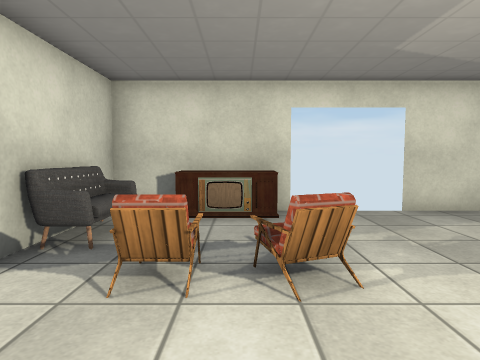
[1] (above)

12 first-person views from a walk through a 3-D level made in the Unity game engine. The camera is 1.2 m above the floor, tilts 4° down and sees 75° across. Doors are open. The floor is counted in squares, 1 m on a side. Each view is taken from the middle of a square. On the plan, view 1 faces up. The plan holds only what a view shows up to about 13 squares ahead; the rest is blank. The player character is not drawn. Some surface patterns are stand-ins.

[2]
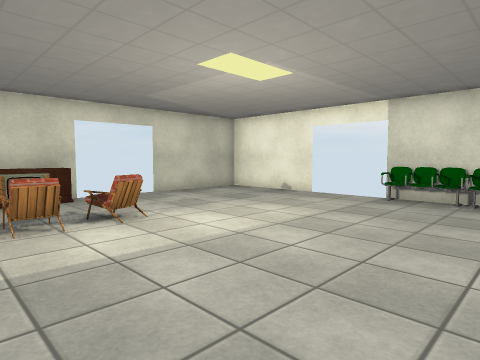

[3]
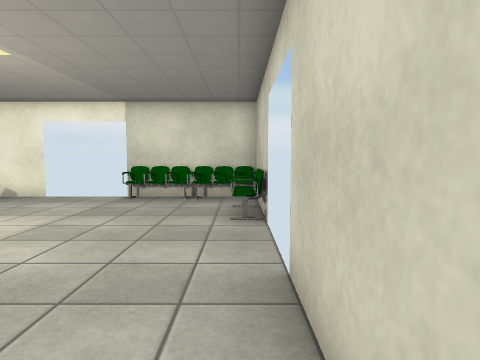

[4]
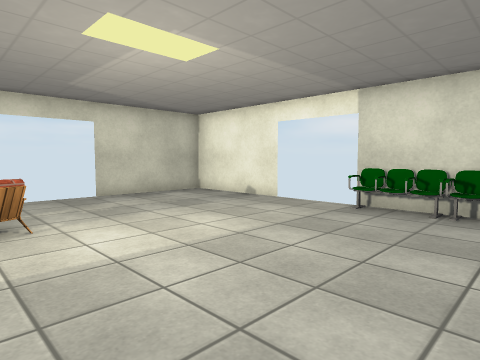

[5]
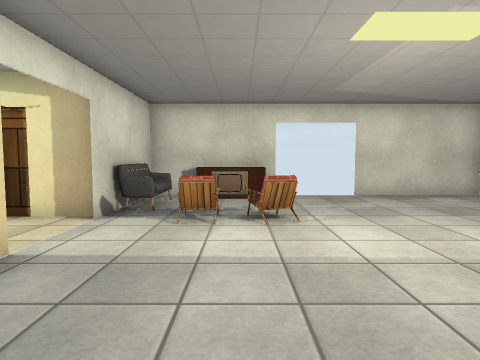

[6]
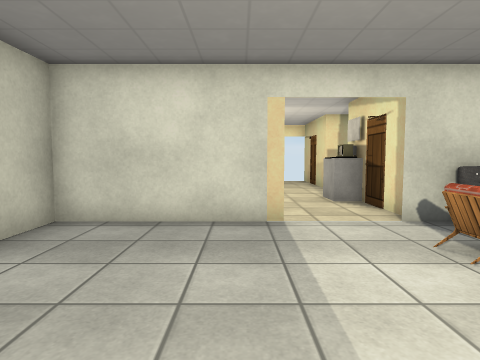

[7]
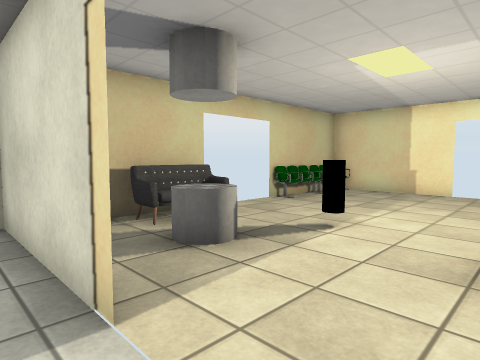

[8]
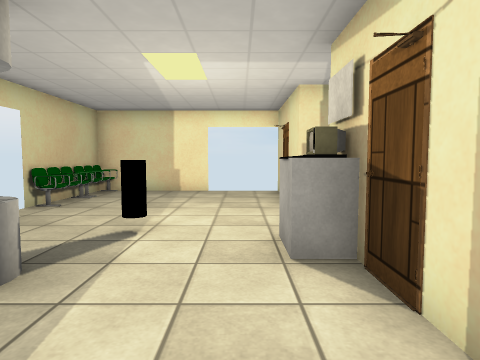

[9]
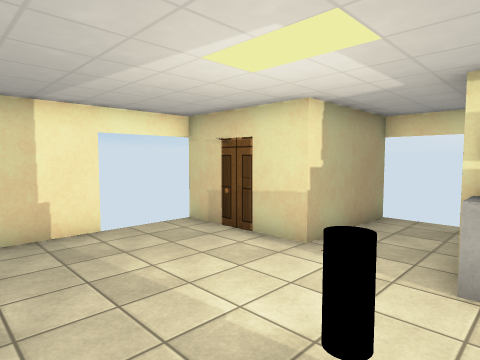

[10]
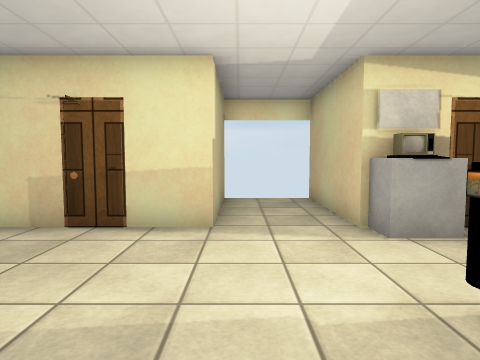

[11]
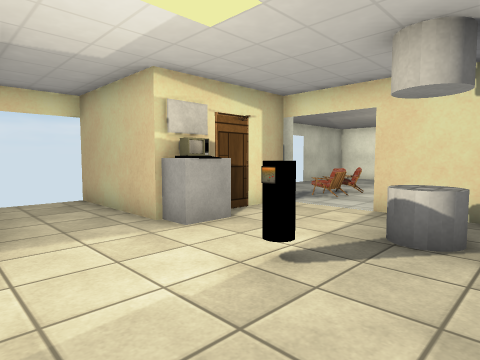

[12]
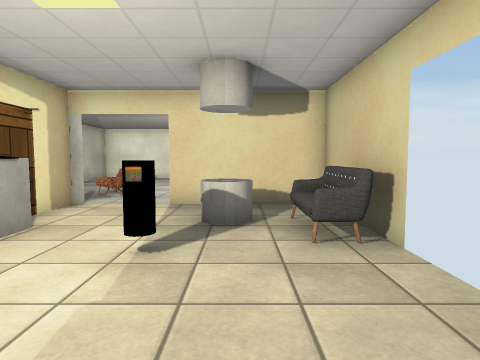

### Floor plan
Ten units are one square. View 1 is at (0, 0); x grows to the right and y downward. Boxes are objects, and circles mark ways between rooms. Rooms are numbered by the first view taken in them; rooms with no view inside come last. Other rooms are left out.
<svg viewBox="-140 -80 225 120">
<path fill="none" stroke="#000" d="M-29 -9 -29 35 12 35M12 -71 -29 -71 -29 -30M36 35 77 35 77 -6M77 -30 77 -71 36 -71M9 -62 -14 -62M1 -68 -8 -68M71 3 71 -2M71 9 71 4M75 5 74 0M76 3 77 -2M71 17 71 10M75 17 77 5 76 -2M71 23 71 18M77 19 75 9M76 26 76 -5M76 27 77 14M73 31 73 -4M-65 -34 -69 -34 -69 -75M-66 32 -29 32 -29 -9M-135 -9 -135 32 -94 32M-29 -34 -56 -34M-95 -75 -95 -34 -135 -34"/>
<rect x="-25" y="-55" width="10" height="20" fill="#bbb"><title>sofa</title></rect>
<rect x="-15" y="-35" width="10" height="10" fill="#bbb"><title>armchair</title></rect>
<rect x="-5" y="-35" width="20" height="10" fill="#bbb"><title>armchair</title></rect>
<rect x="-75" y="15" width="10" height="20" fill="#bbb"><title>sofa</title></rect>
<rect x="-75" y="-5" width="10" height="10" fill="#bbb"><title>other object</title></rect>
<rect x="-75" y="-45" width="20" height="20" fill="#bbb"><title>grey cube</title></rect>
<rect x="-65" y="-35" width="10" height="10" fill="#bbb"><title>other object</title></rect>
<rect x="-55" y="-5" width="10" height="20" fill="#bbb"><title>other object</title></rect>
<circle cx="-30" cy="-15" r="3" fill="#2a7"/>
<text x="20" y="-20">1</text>
<text x="-80" y="-10">2</text>
</svg>
Room 1 opens to room 2.

Where each view was taken, in squares from view 1:
view 1: 0 up, 0 right, facing up
view 2: 3 down, 2 left, facing up-right
view 3: 3 down, 2 left, facing right
view 4: 3 down, 0 right, facing up-right
view 5: 3 down, 0 right, facing up
view 6: 0 up, 3 right, facing left
view 7: 3 up, 2 left, facing down-left
view 8: 2 up, 2 left, facing left
view 9: 2 down, 6 left, facing up-left
view 10: 2 down, 9 left, facing up
view 11: 2 down, 10 left, facing up-right
view 12: 1 down, 11 left, facing right
